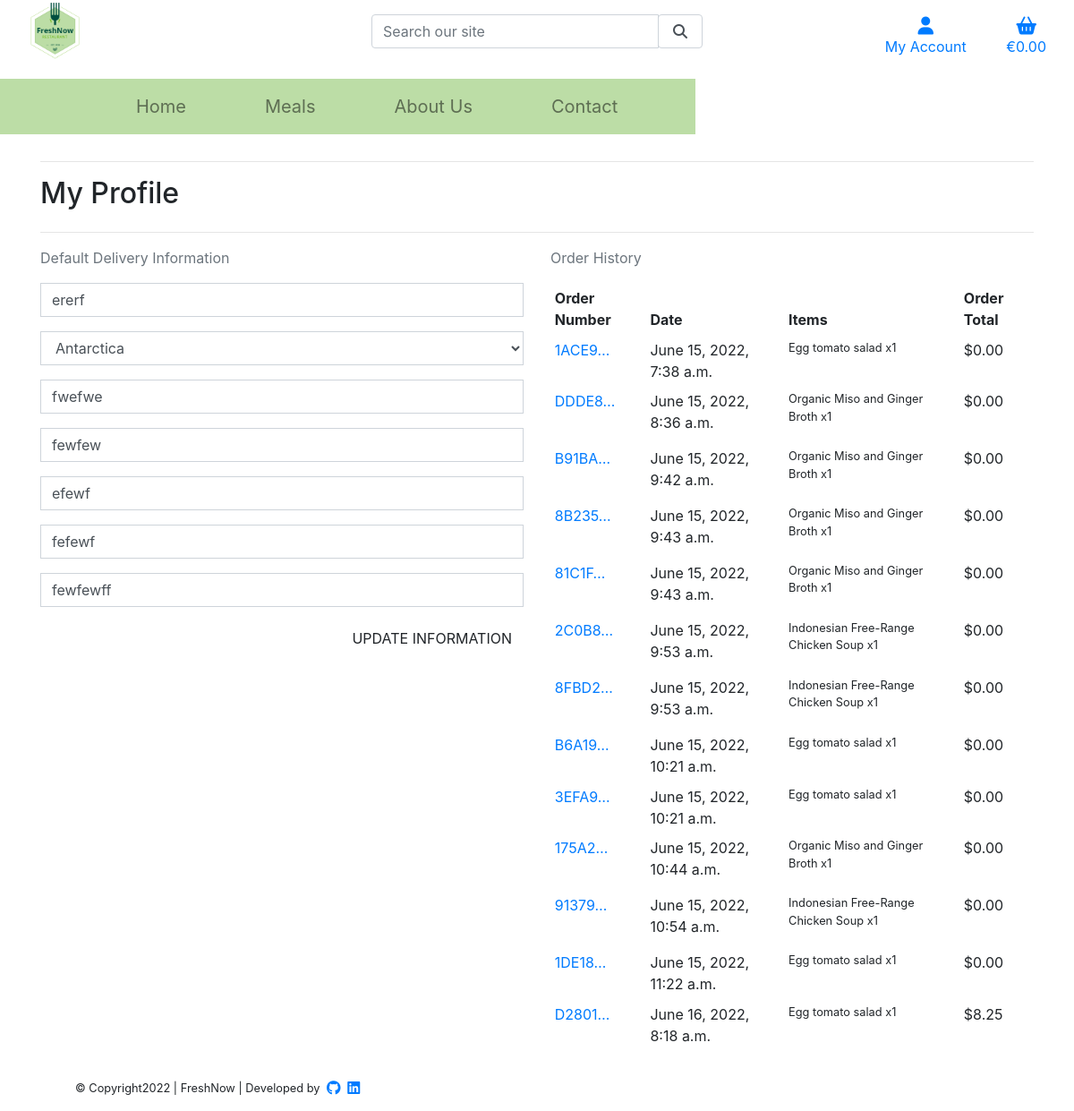
/profile/ (signed in), run on an earlier commit of the app's database.
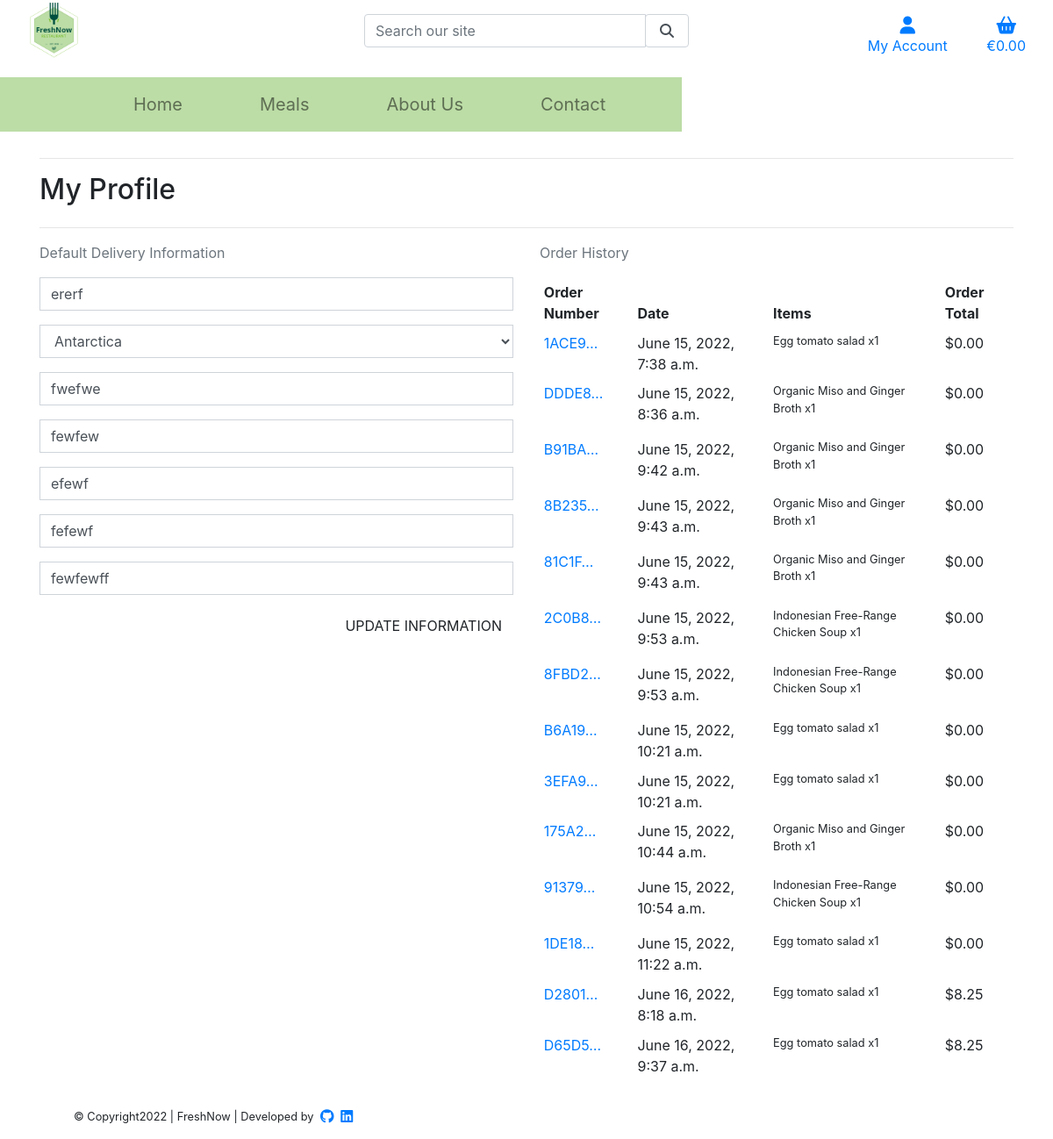
And on a later commit of the database.
### checkout/models.py (models this page shows, shortened)
class Order(models.Model):
    order_number = models.CharField(max_length=32, null=False, editable=False)
    user_profile = models.ForeignKey(UserProfile, on_delete=models.SET_NULL,
                                     null=True, blank=True, related_name='orders')
    full_name = models.CharField(max_length=50, null=False, blank=False)
    email = models.EmailField(max_length=254, null=False, blank=False)
    phone_number = models.CharField(max_length=20, null=False, blank=False)
    country = CountryField(blank_label='Country *', null=False, blank=False)
    postcode = models.CharField(max_length=20, null=True, blank=True)
    town_or_city = models.CharField(max_length=40, null=False, blank=False)
    street_address1 = models.CharField(max_length=80, null=False, blank=False)
    street_address2 = models.CharField(max_length=80, null=True, blank=True)
    county = models.CharField(max_length=80, null=True, blank=True)
    date = models.DateTimeField(auto_now_add=True)
    delivery_cost = models.DecimalField(max_digits=6, decimal_places=2, null=False, default=0)
    order_total = models.DecimalField(max_digits=10, decimal_places=2, null=False, default=0)
    grand_total = models.DecimalField(max_digits=10, decimal_places=2, null=False, default=0)
    original_bag = models.TextField(null=False, blank=False, default='')
    stripe_pid = models.CharField(max_length=254, null=False, blank=False, default='')

class OrderLineItem(models.Model):
    order = models.ForeignKey(Order, null=False, blank=False, on_delete=models.CASCADE, related_name='lineitems')
    product = models.ForeignKey(Product, null=False, blank=False, on_delete=models.CASCADE)
    spicy_level = models.CharField(max_length=2, null=True, blank=True) # XS, S, M, L, XL
    quantity = models.IntegerField(null=False, blank=False, default=0)
    lineitem_total = models.DecimalField(max_digits=6, decimal_places=2, null=False, blank=False, editable=False)

### products/models.py (models this page shows, shortened)
class Product(models.Model):
    category = models.ForeignKey(
        'Category', null=True, blank=True, on_delete=models.SET_NULL)
    sku = models.CharField(max_length=254, null=True, blank=True)
    name = models.CharField(max_length=254)
    description = models.TextField()
    price = models.DecimalField(max_digits=6, decimal_places=2)
    rating = models.DecimalField(
        max_digits=6, decimal_places=2, null=True, blank=True)
    image = models.ImageField(null=True, blank=True)
    calories= models.DecimalField(
        max_digits=6, null=True, blank=True, decimal_places=0)
    label = models.CharField(choices=LABEL_CHOICES, max_length=1, default=False)
    is_spicy = models.BooleanField(default=False, null=True, blank=True)

### profiles/views.py (the view)
# urls.py: path('profile/', include('profiles.urls')),
@login_required
def profile(request):
    profile = get_object_or_404(UserProfile, user=request.user)
    if request.method == 'POST':
        form = UserProfileForm(request.POST, instance=profile)
        if form.is_valid():
            form.save()
            messages.success(request, 'Profile updated successfully')
        else:
            messages.error(request, 'Update failed. Please ensure the form is valid.')
    else:
        form = UserProfileForm(instance=profile)
    orders = profile.orders.all()
    form = UserProfileForm(instance=profile)
    orders = profile.orders.all()
    template = 'profiles/profile.html'
    context = {
        'form': form,
        'orders': orders,
        'on_profile_page': True
    }
    return render(request, template, context)

### profiles/forms.py
class UserProfileForm(forms.ModelForm):
    class Meta:
        model = UserProfile
        exclude = ('user',)
    def __init__(self, *args, **kwargs):
        super().__init__(*args, **kwargs)
        placeholders = {
            'default_phone_number': 'Phone Number',
            'default_postcode': 'Postal Code',
            'default_town_or_city': 'Town or City',
            'default_street_address1': 'Street Address 1',
            'default_street_address2': 'Street Address 2',
            'default_county': 'County, State or Locality',
        }
        self.fields['default_phone_number'].widget.attrs['autofocus'] = True
        for field in self.fields:
            if field != 'default_country':
                if self.fields[field].required:
                    placeholder = f'{placeholders[field]} *'
                else:
                    placeholder = placeholders[field]
                self.fields[field].widget.attrs['placeholder'] = placeholder
            self.fields[field].widget.attrs['class'] = 'border-black rounded-0 profile-form-input'
            self.fields[field].label = False

### profiles/templates/profiles/profile.html (shortened to what this page needs)
{% extends "base.html" %}
{% load static %}
{% block extra_css %}
    <link rel="stylesheet" href="{% static 'profiles/css/profile.css' %}">
{% endblock %}
{% block page_header %}
    <div class="container header-container">
    </div>
{% endblock %}
{% block content %}
    <div class="container">
        <div class="row">
            <div class="col">
                <hr>
                <h2 class="logo-font mb-4">My Profile</h2>
                <hr>
            </div>
        </div>
        <div class="row">
            <div class="col-12 col-lg-6">
                <p class="text-muted">Default Delivery Information</p>
                <form class="mt-3" action="{% url 'profile' %}" method="POST" id="profile-update-form">
                    {{ form|crispy }}
                    <button class="btn btn-black rounded-0 text-uppercase float-right">Update Information</button>
                </form>
            </div>
            <div class="col-12 col-lg-6">
                <p class="text-muted">Order History</p>
                <div class="order-history table-responsive">
                    <table class="table table-sm table-borderless">
                        <thead>
                            <tr>
                                <th>Order Number</th>
                                <th>Date</th>
                                <th>Items</th>
                                <th>Order Total</th>
                            </tr>
                        </thead>
                        <tbody>
                            {% for order in orders %}
                                <tr>
                                    <td>
                                        <a href="{% url 'order_history' order.order_number %}"
                                        title="{{ order.order_number }}">
                                            {{ order.order_number|truncatechars:6 }}
                                        </a>
                                    </td>
                                    <td>{{ order.date }}</td>
                                    <td>
                                        <ul class="list-unstyled">
                                            {% for item in order.lineitems.all %}
                                                <li class="small">
                                                    {{ item.product.name }} x{{ item.quantity }}
                                                </li>
                                            {% endfor %}
                                        </ul>
                                    </td>
                                    <td>${{ order.grand_total }}</td>
                                </tr>
                            {% endfor %}
                        </tbody>
                    </table>
                </div>
            </div>
        </div>
{% endblock %}

What changed in the data, as far as the page shows it:
added Order: order_number "D65D5…", date "June 16, 2022, 9:37 a.m.", grand_total "8.25"
added OrderLineItem: product.name "Egg tomato salad", quantity "1", shown under "D65D5…"
